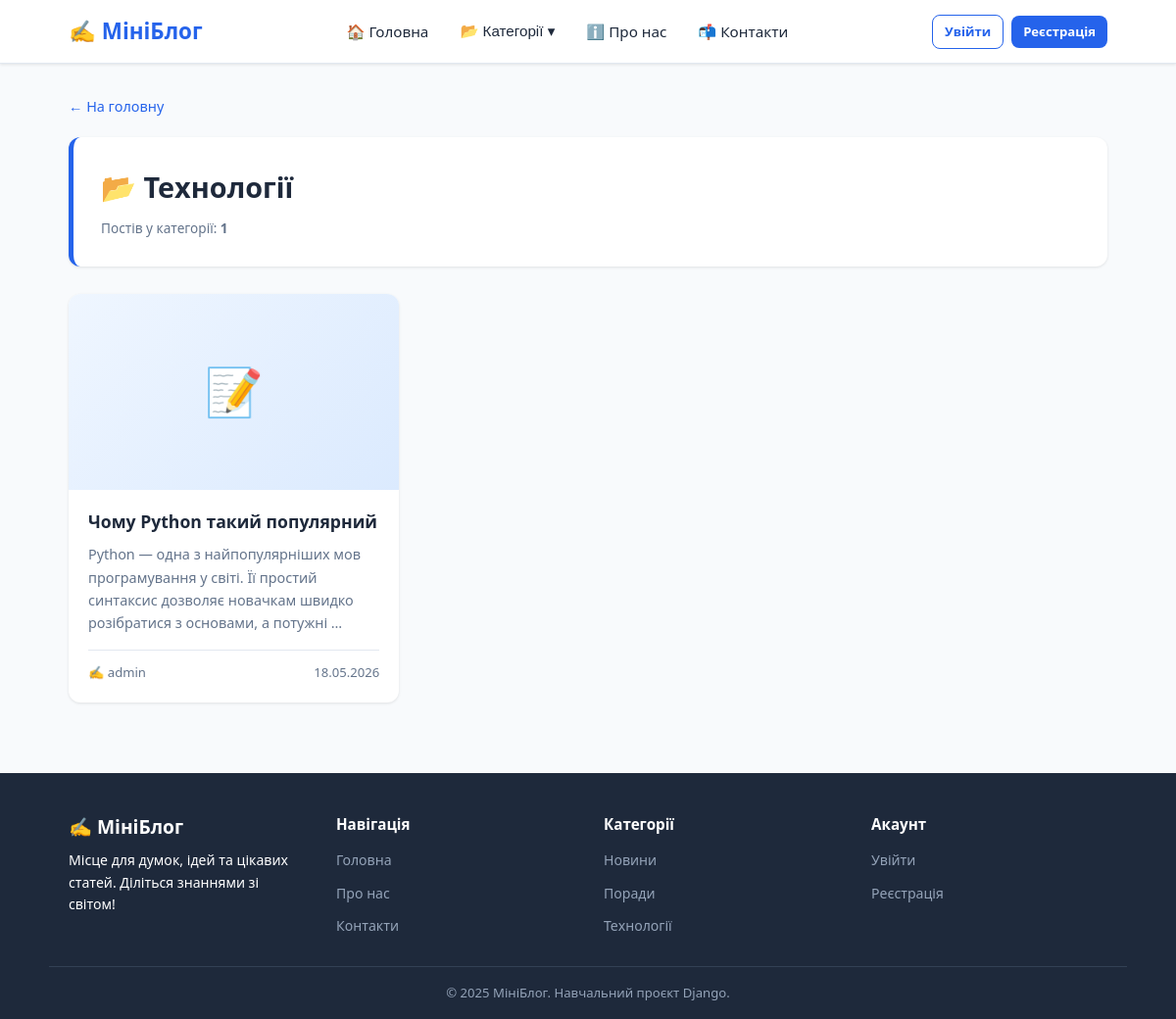
The page /category/tehnologiyi/ on the database as committed earlier.
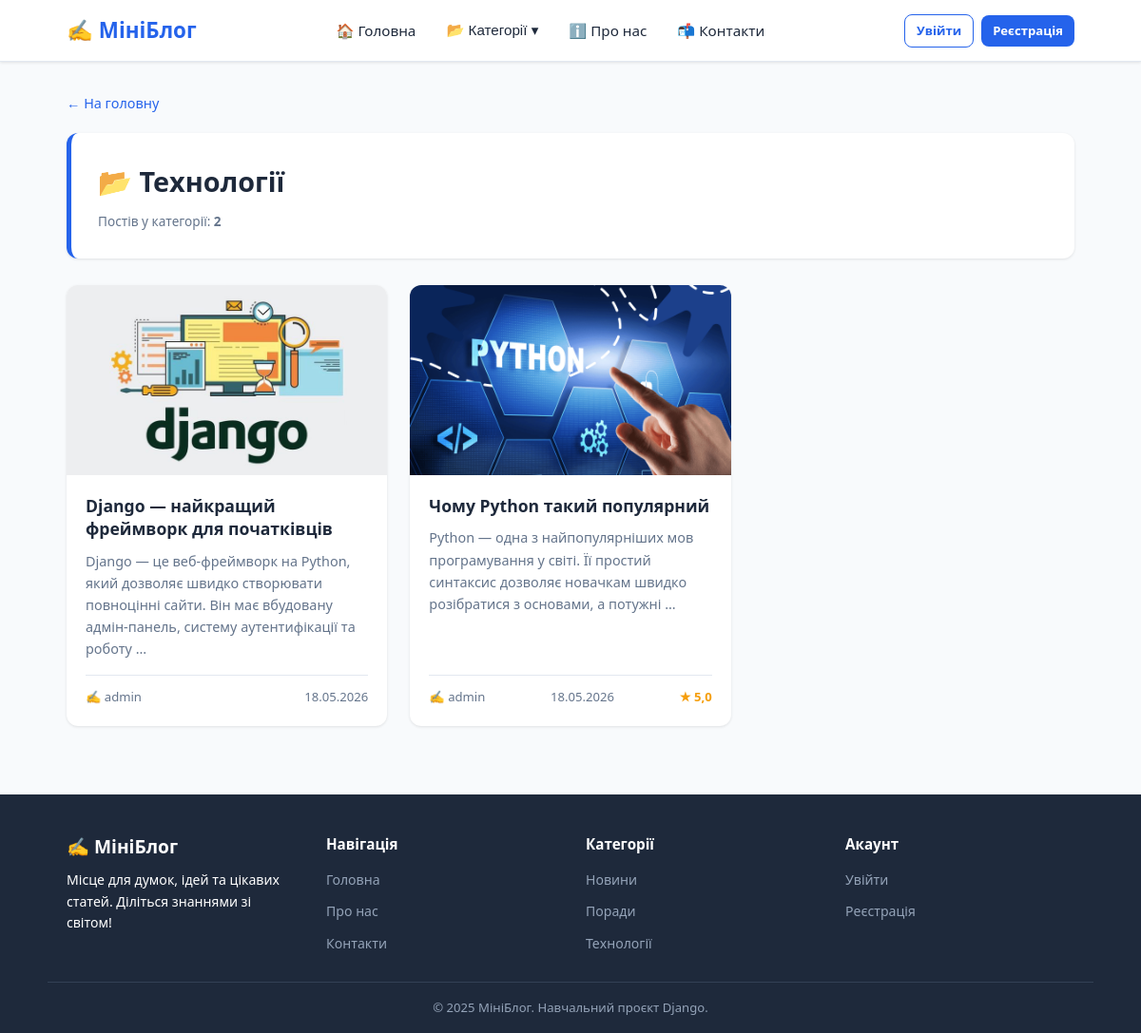
The same page on the database as committed later.
### blog/models.py (models this page shows, shortened)
class Post(models.Model):
    title = models.CharField(max_length=200, verbose_name='Заголовок')
    slug = models.SlugField(unique=True, verbose_name='URL')
    content = models.TextField(verbose_name='Зміст')
    image = models.ImageField(upload_to='posts/', blank=True, null=True, verbose_name='Зображення')
    author = models.ForeignKey(User, on_delete=models.CASCADE, verbose_name='Автор')
    category = models.ForeignKey(Category, on_delete=models.SET_NULL, null=True, blank=True,
                                  related_name='posts', verbose_name='Категорія')
    is_published = models.BooleanField(default=True, verbose_name='Опублікований')
    created_at = models.DateTimeField(auto_now_add=True, verbose_name='Створено о')
    updated_at = models.DateTimeField(auto_now=True, verbose_name='Оновлено о')
    class Meta:
        verbose_name = 'Пост'
        verbose_name_plural = 'Пости'
        ordering = ['-created_at']
    def average_rating(self):
        ratings = self.ratings.all()
        if ratings.exists():
            return round(sum(r.score for r in ratings) / ratings.count(), 1)
        return None

class Category(models.Model):
    name = models.CharField(max_length=100, verbose_name='Назва категорії')
    slug = models.SlugField(unique=True, verbose_name='URL')
    description = models.TextField(blank=True, verbose_name='Опис')
    created_at = models.DateTimeField(auto_now_add=True, verbose_name='Створено о')
    updated_at = models.DateTimeField(auto_now=True, verbose_name='Оновлено о')
    class Meta:
        verbose_name = 'Категорія'
        verbose_name_plural = 'Категорії'
        ordering = ['name']

### blog/views.py (the view)
# urls.py: path('category/<slug:slug>/', views.category_detail, name='category_detail'),
def category_detail(request, slug):
    category = get_object_or_404(Category, slug=slug)
    posts = Post.objects.filter(category=category, is_published=True).select_related('author')
    context = {
        'title': f'Категорія: {category.name}',
        'category': category,
        'posts': posts,
        'categories': Category.objects.all(),
    }
    return render(request, 'blog/category_detail.html', context)

### blog/templates/blog/category_detail.html (shortened to what this page needs)
{% extends 'blog/base.html' %}
{% block content %}
<div class="page-nav">
    <a href="{% url 'home' %}">← На головну</a>
</div>
<div class="category-header">
    <h1>📂 {{ category.name }}</h1>
    <p style="margin-top:8px;font-size:0.85rem;color:var(--text-light);">
        Постів у категорії: <strong>{{ posts.count }}</strong>
    </p>
</div>
{% if posts %}
    <div class="posts-grid">
        {% for post in posts %}
            <article class="post-card">
                {% if post.image %}
                    <img src="{{ post.image.url }}" alt="{{ post.title }}" class="post-card__img">
                {% else %}
                    <div class="post-card__img-placeholder">📝</div>
                {% endif %}
                <div class="post-card__body">
                    <a href="{% url 'post_detail' post.slug %}" class="post-card__title">
                        {{ post.title }}
                    </a>
                    <p class="post-card__excerpt">{{ post.content|truncatewords:20 }}</p>
                    <div class="post-card__meta">
                        <span>✍️ {{ post.author.username }}</span>
                        <span>{{ post.created_at|date:"d.m.Y" }}</span>
                        {% with avg=post.average_rating %}
                            {% if avg %}<span class="post-card__rating">★ {{ avg }}</span>{% endif %}
                        {% endwith %}
                    </div>
                </div>
            </article>
        {% endfor %}
    </div>
{% else %}
    <div class="empty-state">
        <div class="empty-state__icon">📭</div>
        <h3>В цій категорії поки немає постів</h3>
        <a href="{% url 'home' %}" class="btn btn-primary" style="margin-top:16px;">На головну</a>
    </div>
{% endif %}
{% endblock %}

### blog/templates/blog/base.html (shortened to what this page needs)
{% load static %}
<!DOCTYPE html>
<html lang="uk">
<head>
    <link rel="stylesheet" href="{% static 'blog/css/style.css' %}">
</head>
<body>
<header class="header">
    <div class="header__inner">
        <a href="{% url 'home' %}" class="header__logo">
            ✍️ МініБлог
        </a>
        <nav class="nav">
            <a href="{% url 'home' %}" class="nav__link">🏠 Головна</a>
            <div class="nav__dropdown">
                <button class="nav__dropdown-btn">
                    📂 Категорії ▾
                </button>
            </div>
            <a href="{% url 'about' %}" class="nav__link">ℹ️ Про нас</a>
            <a href="{% url 'contacts' %}" class="nav__link">📬 Контакти</a>
        </nav>
        <div class="header__auth">
            {% if user.is_authenticated %}
                <a href="{% url 'profile' %}" class="btn btn-outline btn-sm">👤 {{ user.username }}</a>
                <a href="{% url 'logout' %}" class="btn btn-sm" style="background:#fee2e2;color:#dc2626;">Вийти</a>
            {% else %}
                <a href="{% url 'login' %}" class="btn btn-outline btn-sm">Увійти</a>
                <a href="{% url 'register' %}" class="btn btn-primary btn-sm">Реєстрація</a>
            {% endif %}
        </div>
    </div>
</header>
<main class="main">
    {% block content %}{% endblock %}
</main>
<footer class="footer">
    <div class="footer__inner">
        <div class="footer__brand">
            <h3>✍️ МініБлог</h3>
            <p>Місце для думок, ідей та цікавих статей. Діліться знаннями зі світом!</p>
        </div>
        <div>
            <p class="footer__title">Навігація</p>
            <ul class="footer__links">
                <li><a href="{% url 'home' %}">Головна</a></li>
                <li><a href="{% url 'about' %}">Про нас</a></li>
                <li><a href="{% url 'contacts' %}">Контакти</a></li>
            </ul>
        </div>
        <div>
            <p class="footer__title">Категорії</p>
            <ul class="footer__links">
                {% for cat in categories %}
                    <li><a href="{% url 'category_detail' cat.slug %}">{{ cat.name }}</a></li>
                {% empty %}
                    <li><span>Поки немає</span></li>
                {% endfor %}
            </ul>
        </div>
        <div>
            <p class="footer__title">Акаунт</p>
            <ul class="footer__links">
                {% if user.is_authenticated %}
                    <li><a href="{% url 'profile' %}">Мій кабінет</a></li>
                    <li><a href="{% url 'change_password' %}">Змінити пароль</a></li>
                    <li><a href="{% url 'logout' %}">Вийти</a></li>
                {% else %}
                    <li><a href="{% url 'login' %}">Увійти</a></li>
                    <li><a href="{% url 'register' %}">Реєстрація</a></li>
                {% endif %}
            </ul>
        </div>
    </div>
    <div class="footer__bottom">
        <p>© 2025 МініБлог. Навчальний проєкт Django.</p>
    </div>
</footer>
</body>
</html>

Rows that differ between the two databases and show on the page:
added Post: image (picture), title "Django — найкращий фреймворк для початківців", content "Django — це веб-фреймворк на Python, який дозволяє швидко створювати повноцінні сайти. Він має вбудовану адмін-панель, систему аутентифікації та роботу …", author.username "admin", created_at "18.05.2026"
changed Post "Чому Python такий популярний": image: picture added; average_rating (not shown) → "5,0"; no longer shows "📝"
Other text that changed with them:
{{ posts.count }}: "1" → "2"
